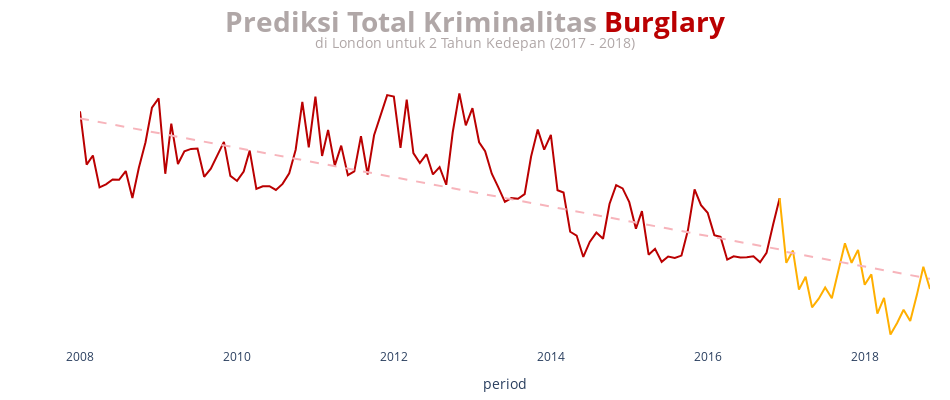

The cell this chart's notebook holds for it:
### Code cell
for category in all_data['major_category'].unique():
    plot_prediction(
        data = all_data[all_data['major_category'] == category].set_index('period'),
        value = 'total_crime',
        tipe = 'type',
        judul = f"<b>Prediksi Total Kriminalitas<span style='color:#BA0001'> {category}</span></b><br><sup><sup>di London untuk 2 Tahun Kedepan (2017 - 2018)</sup></sup>",
        showtrend = True
    )

### Figure 1 — Plotly figure (JSON) as saved in the notebook; plotly's stock layout.template omitted (floating-point values rounded to 4 significant figures; data arrays with more than 128 entries replaced by an {"elided": "..."} marker saying what was removed)
{"data": [{"hovertemplate": "type=original_data<br>period=%{x}<br>total_crime=%{y}<extra></extra>", "legendgroup": "original_data", "line": {"color": "#BA0001", "dash": "solid"}, "marker": {"symbol": "circle"}, "mode": "lines", "name": "original_data", "orientation": "v", "showlegend": true, "type": "scatter", "x": ["2008-01", "2008-02", "2008-03", "2008-04", "2008-05", "2008-06", "2008-07", "2008-08", "2008-09", "2008-10", "2008-11", "2008-12", "2009-01", "2009-02", "2009-03", "2009-04", "2009-05", "2009-06", "2009-07", "2009-08", "2009-09", "2009-10", "2009-11", "2009-12", "2010-01", "2010-02", "2010-03", "2010-04", "2010-05", "2010-06", "2010-07", "2010-08", "2010-09", "2010-10", "2010-11", "2010-12", "2011-01", "2011-02", "2011-03", "2011-04", "2011-05", "2011-06", "2011-07", "2011-08", "2011-09", "2011-10", "2011-11", "2011-12", "2012-01", "2012-02", "2012-03", "2012-04", "2012-05", "2012-06", "2012-07", "2012-08", "2012-09", "2012-10", "2012-11", "2012-12", "2013-01", "2013-02", "2013-03", "2013-04", "2013-05", "2013-06", "2013-07", "2013-08", "2013-09", "2013-10", "2013-11", "2013-12", "2014-01", "2014-02", "2014-03", "2014-04", "2014-05", "2014-06", "2014-07", "2014-08", "2014-09", "2014-10", "2014-11", "2014-12", "2015-01", "2015-02", "2015-03", "2015-04", "2015-05", "2015-06", "2015-07", "2015-08", "2015-09", "2015-10", "2015-11", "2015-12", "2016-01", "2016-02", "2016-03", "2016-04", "2016-05", "2016-06", "2016-07", "2016-08", "2016-09", "2016-10", "2016-11", "2016-12"], "xaxis": "x", "y": [8396, 7296, 7485, 6827, 6889, 6989, 6983, 7163, 6607, 7229, 7759, 8469, 8662, 7107, 8143, 7309, 7571, 7620, 7629, 7045, 7211, 7493, 7765, 7064, 6959, 7153, 7586, 6794, 6850, 6850, 6773, 6898, 7117, 7603, 8589, 7654, 8698, 7474, 8013, 7276, 7688, 7079, 7156, 7883, 7091, 7901, 8326, 8730, 8698, 7639, 8639, 7532, 7328, 7511, 7093, 7244, 6880, 7958, 8765, 8105, 8462, 7757, 7571, 7109, 6830, 6527, 6604, 6590, 6686, 7464, 8018, 7604, 7910, 6767, 6720, 5911, 5832, 5391, 5701, 5893, 5767, 6483, 6873, 6805, 6521, 5974, 6336, 5437, 5559, 5289, 5400, 5372, 5419, 5941, 6783, 6458, 6302, 5841, 5804, 5335, 5404, 5381, 5387, 5406, 5280, 5475, 6066, 6604], "yaxis": "y"}, {"hovertemplate": "type=prediction<br>period=%{x}<br>total_crime=%{y}<extra></extra>", "legendgroup": "prediction", "line": {"color": "#FFAF00", "dash": "solid"}, "marker": {"symbol": "circle"}, "mode": "lines", "name": "prediction", "orientation": "v", "showlegend": true, "type": "scatter", "x": ["2016-12", "2017-01", "2017-02", "2017-03", "2017-04", "2017-05", "2017-06", "2017-07", "2017-08", "2017-09", "2017-10", "2017-11", "2017-12", "2018-01", "2018-02", "2018-03", "2018-04", "2018-05", "2018-06", "2018-07", "2018-08", "2018-09", "2018-10", "2018-11"], "xaxis": "x", "y": [6604, 5269, 5523, 4717, 4982, 4350, 4531, 4760, 4540, 5092, 5672, 5270, 5538, 4818, 5031, 4221, 4547, 3789, 4029, 4302, 4069, 4609, 5188, 4729], "yaxis": "y"}, {"line": {"color": "#F7B4BB", "dash": "dash"}, "mode": "lines", "type": "scatter", "x": {"elided": "132 str values"}, "y": {"elided": "132 float values"}}], "layout": {"height": 400, "legend": {"title": {"text": "type"}, "tracegroupgap": 0}, "margin": {"b": 10, "r": 20, "t": 80}, "plot_bgcolor": "rgba(0, 0, 0, 0)", "showlegend": false, "title": {"font": {"color": "#B0A7A7", "size": 28}, "text": "<b>Prediksi Total Kriminalitas<span style='color:#BA0001'> Burglary</span></b><br><sup><sup>di London untuk 2 Tahun Kedepan (2017 - 2018)</sup></sup>", "x": 0.5, "y": 0.92}, "width": 950, "xaxis": {"anchor": "y", "domain": [0, 1], "title": {"text": "period"}}, "yaxis": {"anchor": "x", "domain": [0, 1], "showgrid": false, "showline": false, "showticklabels": false, "title": {"text": ""}, "zeroline": false}}}
